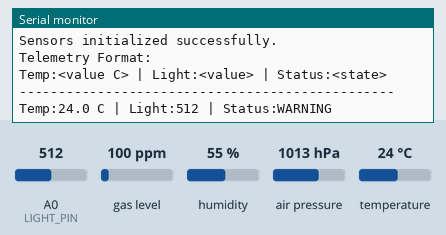
The sketch below on a simulated Arduino Uno, built with avr-gcc and run on an emulated ATmega328P. Shown: the last lines printed to the serial monitor. The test bench sets the inputs (shaded band); at power-on: A0 (LIGHT_PIN) = 512, temperature 24 °C, gas level 100 ppm, humidity 55 %, air pressure 1013 hPa.

Above: at 2.4 s.
2.5 s: A0 (LIGHT_PIN) set to 481
At 3.4 s:
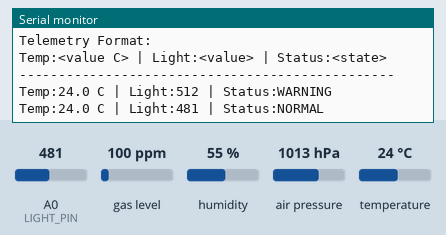
5.1 s: temperature set to 12 °C
At 6.4 s:
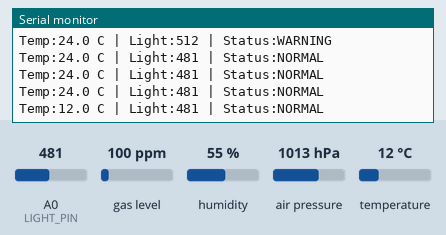
6.6 s: temperature set to 19 °C
At 7.8 s:
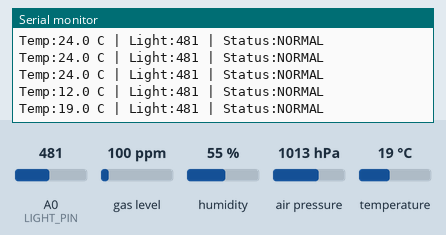
8.1 s: A0 (LIGHT_PIN) set to 306
At 8.9 s:
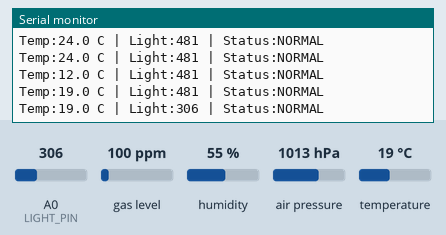
9.6 s: temperature set to 33 °C
At 10.8 s:
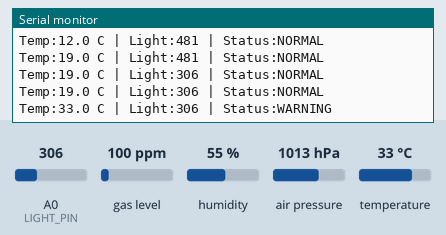
Timing chart, 0 to 12.6 s (numbered marks = the images above; inputs shaded):
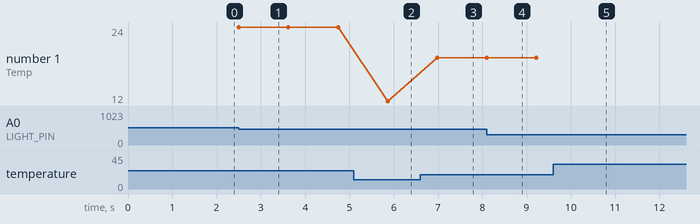

The sketch:

Mission_4_Code.ino
```cpp
#include <Wire.h>
#include <Adafruit_Sensor.h>
#include <Adafruit_BME680.h>
#include <SoftwareSerial.h>

// =========================
// FireSat Mission Code
// STEMSat Educational CubeSat Program
// =========================

// -------------------------
// Bluetooth setup
// D10 = Arduino RX (connect to HC-05 TXD)
// D11 = Arduino TX (connect to HC-05 RXD)
// -------------------------
SoftwareSerial bt(10, 11);

// -------------------------
// Sensor setup
// -------------------------
Adafruit_BME680 bme;   // I2C BME688
const int LIGHT_PIN = A0;

// Turn Bluetooth on/off here
const bool USE_BLUETOOTH = true;

// -------------------------
// Timing
// -------------------------
unsigned long lastPrintTime = 0;
const unsigned long PRINT_INTERVAL = 1000;  // ms

// -------------------------
// Thresholds
// Adjust these after testing
// -------------------------
const float TEMP_WARNING = 30.0;
const float TEMP_HAZARD  = 34.0;

const int LIGHT_WARNING = 500;
const int LIGHT_HAZARD  = 800;

// -------------------------
// Helper print functions
// -------------------------
void printBoth(const String &s) {
  Serial.print(s);
  if (USE_BLUETOOTH) {
    bt.print(s);
  }
}

void printlnBoth(const String &s) {
  Serial.println(s);
  if (USE_BLUETOOTH) {
    bt.println(s);
  }
}

// -------------------------
// Determine FireSat status
// -------------------------
String getHazardStatus(float tempC, int lightValue) {
  if (tempC >= TEMP_HAZARD && lightValue >= LIGHT_HAZARD) {
    return "HAZARD";
  }
  else if (tempC >= TEMP_WARNING || lightValue >= LIGHT_WARNING) {
    return "WARNING";
  }
  else {
    return "NORMAL";
  }
}

void setup() {
  Serial.begin(9600);

  if (USE_BLUETOOTH) {
    bt.begin(9600);
  }

  delay(1000);

  printlnBoth("FireSat CubeSat Mission Starting...");
  printlnBoth("Initializing sensors...");

  // Initialize BME688
  if (!bme.begin()) {
    printlnBoth("ERROR: Could not find BME688 sensor. Check wiring.");
    while (1);
  }

  // Recommended settings
  bme.setTemperatureOversampling(BME680_OS_8X);
  bme.setHumidityOversampling(BME680_OS_2X);
  bme.setPressureOversampling(BME680_OS_4X);

  printlnBoth("Sensors initialized successfully.");
  printlnBoth("Telemetry Format:");
  printlnBoth("Temp:<value C> | Light:<value> | Status:<state>");
  printlnBoth("------------------------------------------------");
}

void loop() {
  // Read BME688
  if (!bme.performReading()) {
    printlnBoth("ERROR: Failed to read BME688 sensor.");
    delay(1000);
    return;
  }

  float temperatureC = bme.temperature;
  int lightValue = analogRead(LIGHT_PIN);

  String status = getHazardStatus(temperatureC, lightValue);

  if (millis() - lastPrintTime >= PRINT_INTERVAL) {
    lastPrintTime = millis();

    String dataLine = "Temp:" + String(temperatureC, 1) +
                      " C | Light:" + String(lightValue) +
                      " | Status:" + status;

    printlnBoth(dataLine);
  }
}
```

Measured:
- the behaviour switches between 500 and 499 on A0 (LIGHT_PIN) (found by bisection; images 0 and 1)
- after the input at 2.5 s, the serial monitor: prints a new line at once (image 1)
- after the input at 5.1 s, the serial monitor: prints a new line after 0.76 s (image 2)
- after the input at 6.6 s, the serial monitor: prints a new line after 0.38 s (image 3)
- after the input at 8.1 s, the serial monitor: prints a new line at once (image 4)
- after the input at 9.6 s, the serial monitor: prints a new line after 0.74 s (image 5)
- plotted number 1: 24 → 12 after the input at 5.1 s, 12 → 19 after the input at 6.6 s
